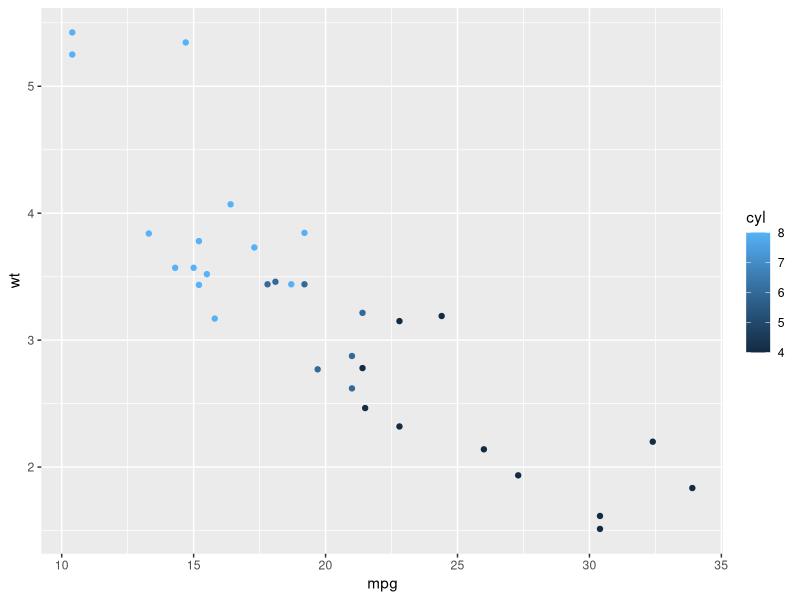

Source code (R):
## R for Excel Analysts
5 + 5

### Excel LEN function equivalent
nchar("John")

## Upper Cases
toupper("bhavesh")

## ggplot2 plotting
library(ggplot2)
qplot(x=mpg, y=wt, data =mtcars, colour = cyl)


## R Programming Basics
# Assigning Variables
a =5
b= 6
Total = a+b
Total
## Conditions
 # Equality : ==
 # Not Equal: !=
 # Greater/Less than: > or < 
 # Greater/Less than or equal to : >= or <=

# Does 5 equal 4?
 8 == 2
# Is 10 less than or equal to 15
 10 <= 15
# Does TRUE not equal TRUE?
 TRUE !=TRUE
 